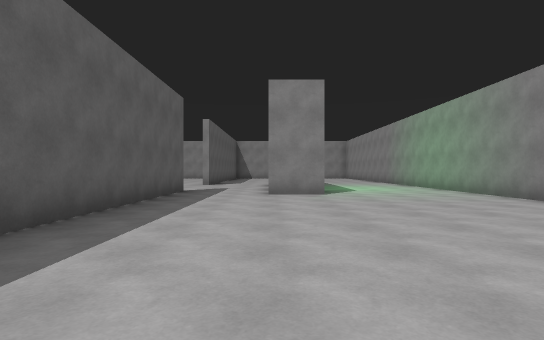
view 1 (above)

20 first-person views from a walk through a Unity game level. The camera is 1.2 m above the floor, looks level and sees 80° across. The floor is counted in squares, 2 m on a side. Each view is taken from the middle of a square. On the plan, view 1 faces up. The plan holds only what a view shows up to about 10 squares ahead; the rest is blank. The place goes on beyond the plan. The player is left out.

view 2
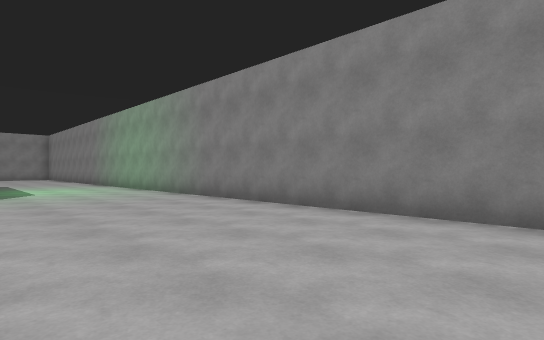

view 3
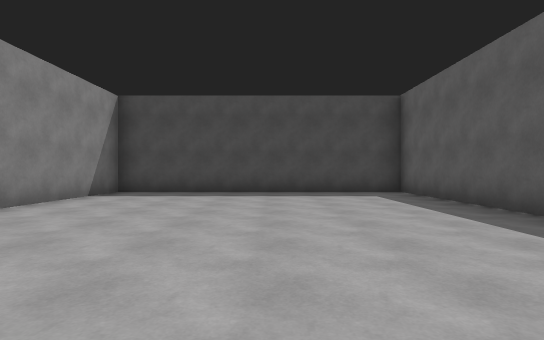

view 4
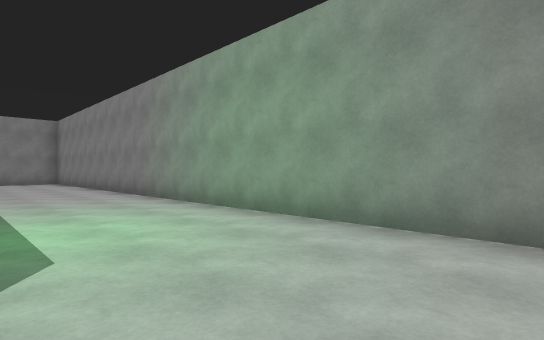

view 5
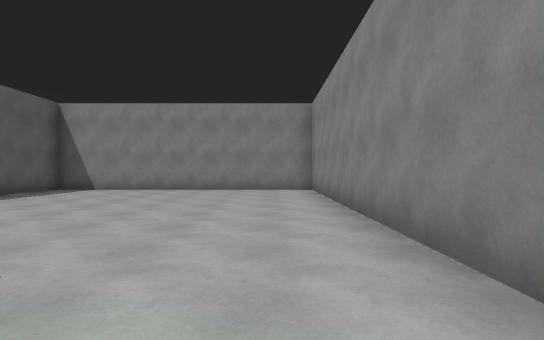

view 6
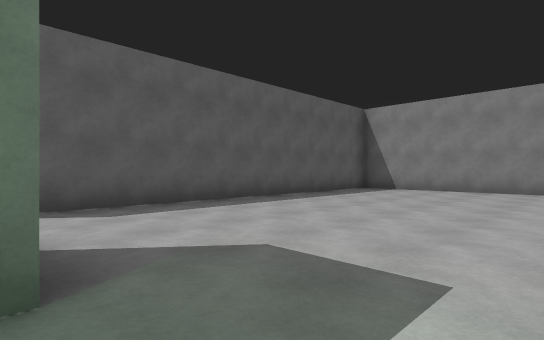

view 7
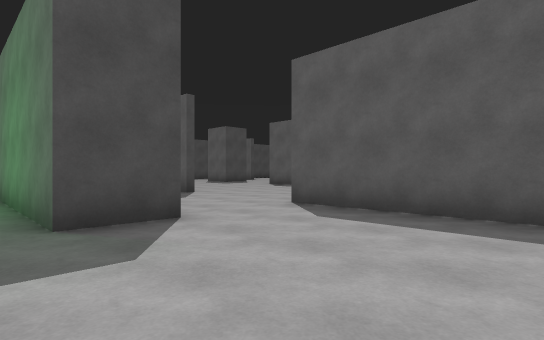

view 8
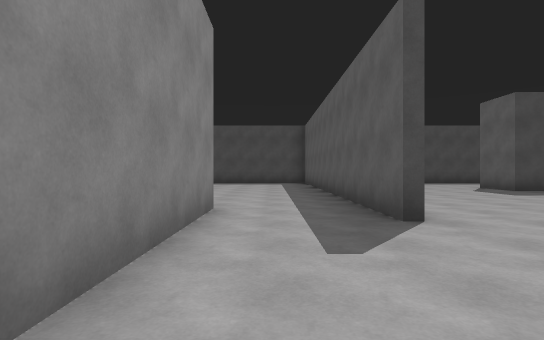

view 9
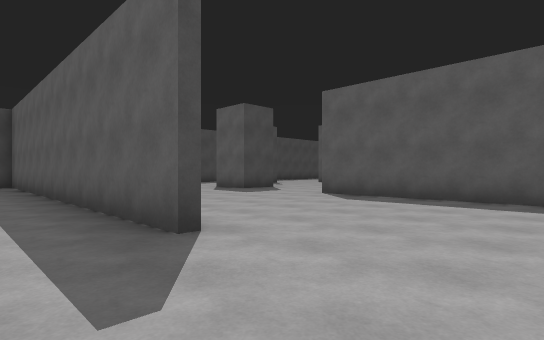

view 10
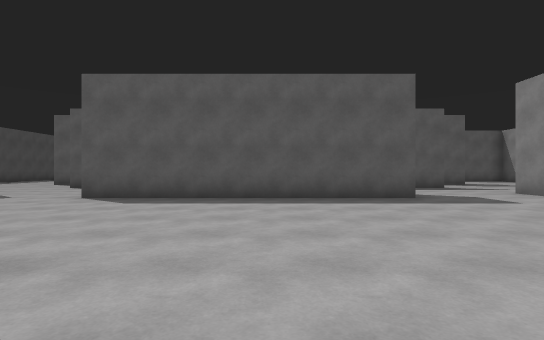

view 11
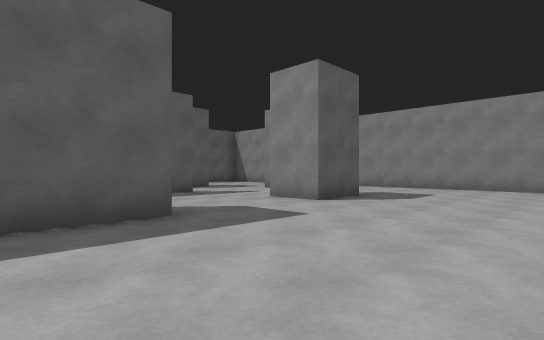

view 12
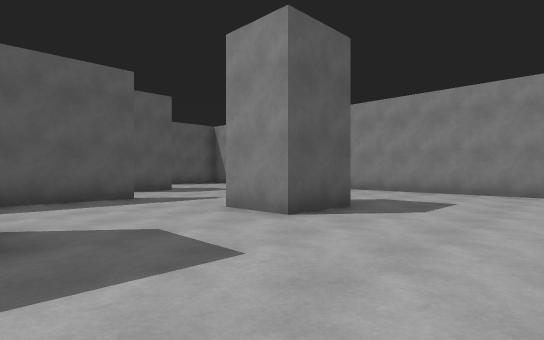

view 13
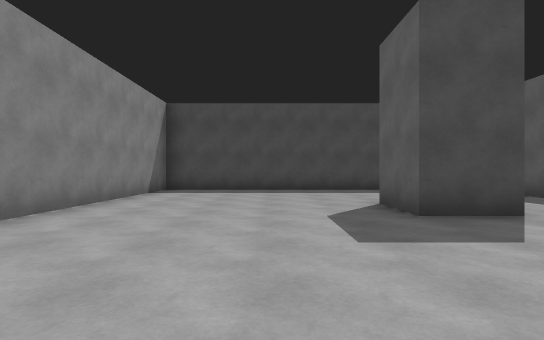

view 14
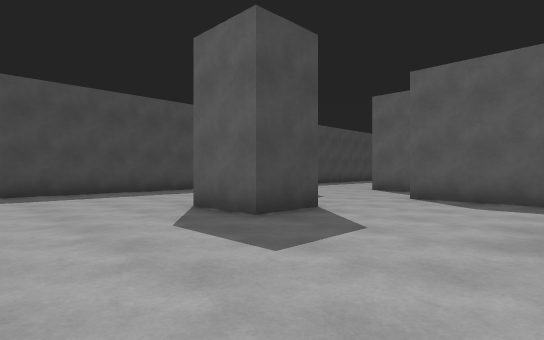

view 15
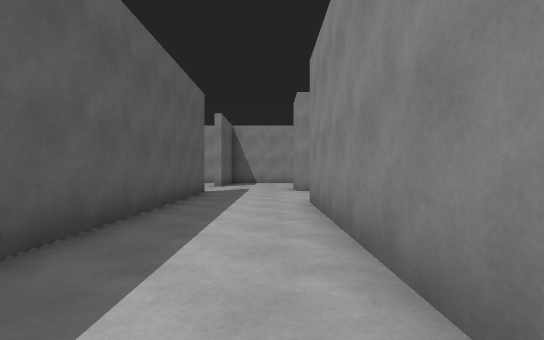

view 16
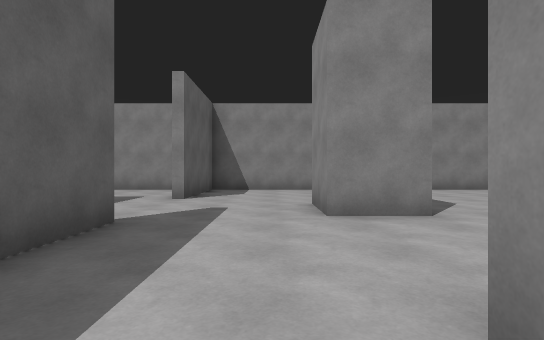

view 17
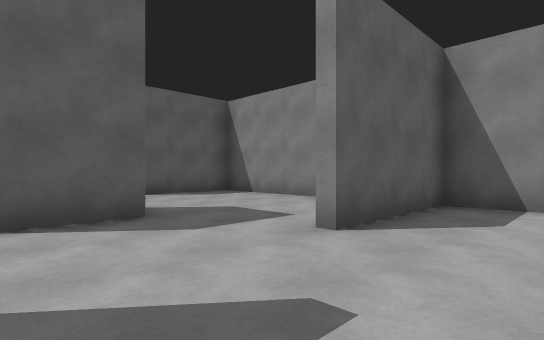

view 18
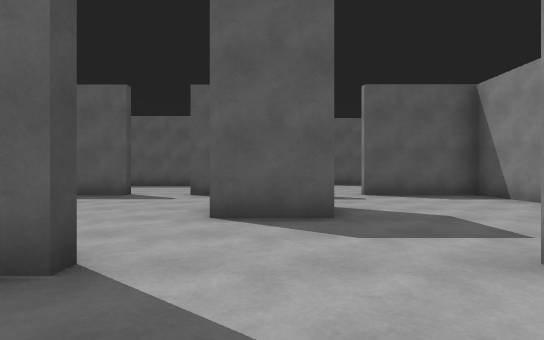

view 19
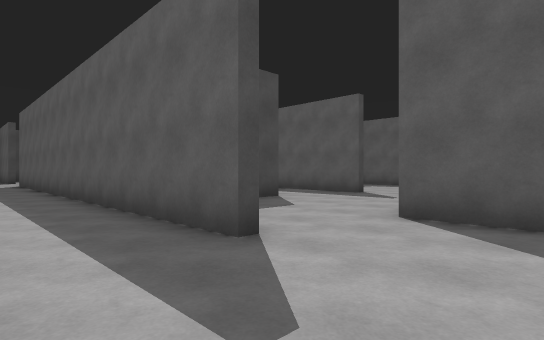

view 20
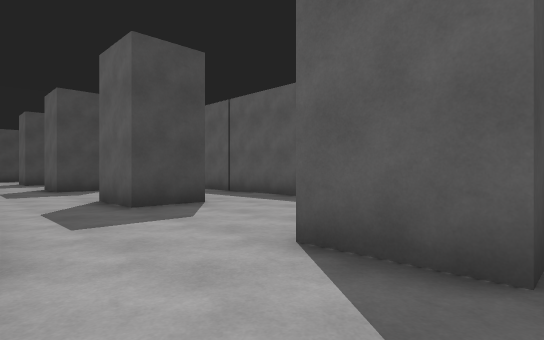

### Floor plan
Ten units are one square. View 1 is at (0, 0); x grows to the right and y downward. Boxes are objects, and circles mark ways between rooms. Rooms are numbered by the first view taken in them; rooms with no view inside come last. Other rooms are left out.
<svg viewBox="-183 -234 240 258">
<path fill="none" stroke="#000" d="M14 -79 -1 -79 -1 -96M-1 -133 13 -133 13 -88M-25 -92 -25 19 52 19 52 -229 -25 -229 -25 -130M-93 -88 -93 -141M-79 -141 -79 -69M-1 -96 -1 -120M-94 -38 -79 -38 -79 -21M-118 -169 -118 -42M-79 -189 -79 -172 -93 -172M-118 -11 -118 -5M-34 -229 -118 -229 -118 -196M-104 19 -28 19 -28 -42M-151 -88 -141 -88 -141 -72M-155 -138 -141 -138 -141 -122M-178 -146 -178 -106M-141 -34 -141 -22M-178 -166 -178 -160M-145 -188 -141 -188 -141 -171M-93 -172 -93 -189M-130 -229 -178 -229 -178 -201"/>
<circle cx="-15" cy="-130" r="3" fill="#2a7"/>
<circle cx="-15" cy="-85" r="3" fill="#2a7"/>
<circle cx="-108" cy="-180" r="3" fill="#2a7"/>
<circle cx="-108" cy="-30" r="3" fill="#2a7"/>
<text x="20" y="-100">1</text>
<text x="-70" y="-110">2</text>
<text x="-150" y="-100">3</text>
</svg>
Room 1 opens to room 2. Room 2 opens to room 3.

Where each view was taken, in squares from view 1:
view 1: 0 up, 0 right, facing up
view 2: 0 up, 1 right, facing up-right
view 3: 7 up, 1 right, facing down
view 4: 7 up, 2 right, facing up-right
view 5: 13 up, 4 right, facing up
view 6: 13 up, 3 right, facing up-left
view 7: 17 up, 2 right, facing down-left
view 8: 13 up, 1 left, facing down
view 9: 12 up, 1 left, facing down-left
view 10: 11 up, 1 left, facing left
view 11: 12 up, 4 left, facing up-left
view 12: 14 up, 5 left, facing up-left
view 13: 8 up, 6 left, facing down
view 14: 7 up, 5 left, facing down-left
view 15: 8 up, 10 left, facing up
view 16: 13 up, 10 left, facing up
view 17: 17 up, 10 left, facing up-left
view 18: 18 up, 10 left, facing left
view 19: 19 up, 10 left, facing down-left
view 20: 19 up, 12 left, facing down-left
